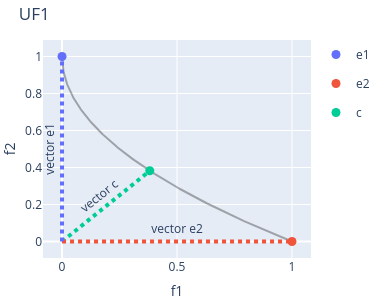
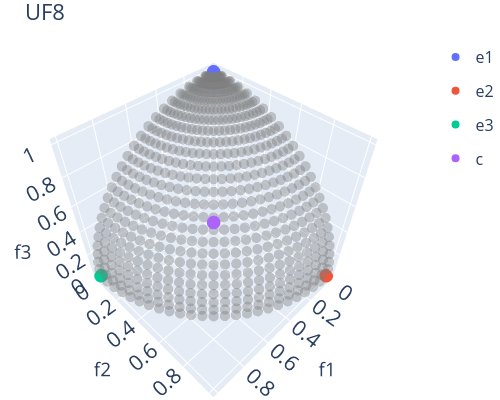

Here is the notebook cell these charts were saved with, in order:
### Code cell
import pandas as pd

import plotly.express as px
import plotly.graph_objects as go

from test_setup import problems


def plot_pf_d2(problem_name, problem, seed_ind_data):
    true_pf = problem._calc_pareto_front().T
    fig1 = px.line(x=true_pf[0], y=true_pf[1])
    fig1.update_traces(
        line=dict(color = 'rgba(50,50,50,0.4)'))

    #seed_ind_data = seed_ind_data[seed_ind_data.problem_name == problem_name]
    d2_seed_types_to_plot = ["e1", "e2", "c"]
    seed_ind_data = seed_ind_data[seed_ind_data.type.isin(d2_seed_types_to_plot)]
    fig2 = px.scatter(seed_ind_data, x="obj_1", y="obj_2", color="type")
    fig2.update_traces(marker_size = 9)

    fig3 = go.Figure(data=fig1.data + fig2.data)
    fig3.update_layout(
        autosize=False,
        margin=dict(
            l=0,  # left margin
            r=0,  # right margin
            b=0,  # bottom margin
            t=40,  # top margin
            pad=0  # padding
        ),
        height=300,
        width=375, #to make d2 and d3 the same size
        title=problem_name,
        xaxis_title="f1",
        yaxis_title="f2",
        font_size=12,
    )

    pareto_set_F = problem._calc_pareto_front(n_pareto_points=3)
    upper_bounds = pareto_set_F.max(axis=0) 
    lower_bounds = pareto_set_F.min(axis=0)

    #center
    fig3.add_shape(
            type="line",
            x0=lower_bounds[0],
            y0=lower_bounds[1],
            x1=upper_bounds[0]*0.39, #0.39 to make the vector cut off at the right point
            y1=upper_bounds[1]*0.39,
            line=dict(
                color=px.colors.qualitative.Plotly[2],
                width=4,
                dash="dot",
            ),
            label=dict(text="vector c")
    )
    print(px.colors.qualitative.Plotly)
    #edge 2
    fig3.add_shape(
            type="line",
            x0=lower_bounds[0],
            y0=lower_bounds[1],
            x1=upper_bounds[0],
            y1=lower_bounds[1],
            line=dict(
                color=px.colors.qualitative.Plotly[1],
                width=4,
                dash="dot",
            ),
            label=dict(text="vector e2")
    )

    #edge 1
    fig3.add_shape(
            type="line",
            x0=lower_bounds[0],
            y0=lower_bounds[1],
            x1=lower_bounds[0],
            y1=upper_bounds[1],
            line=dict(
                color=px.colors.qualitative.Plotly[0],
                width=4,
                dash="dot",
            ),
            label=dict(text="vector e1")
    )

    fig3.write_image("../figures/paper/seed_ind_generation_"+problem_name+".pdf")
    fig3.write_image("../figures/presentation/seed_ind_generation_"+problem_name+".svg")
    fig3.show()


def plot_pf_d3(problem_name, problem, seed_ind_data):
    true_pf = problem._calc_pareto_front(n_pareto_points=625).T
    fig1 = px.scatter_3d(x=true_pf[0], y=true_pf[1], z=true_pf[2])
    fig1.update_traces(marker=dict(
        color = 'rgba(50,50,50,0.4)'),
        marker_size = 6)

    #seed_ind_data = seed_ind_data[seed_ind_data.problem_name == problem_name]
    d3_seed_types_to_plot = ["e1", "e2", "e3", "c"]
    seed_ind_data = seed_ind_data[seed_ind_data.type.isin(d3_seed_types_to_plot)]
    fig2 = px.scatter_3d(seed_ind_data, x="obj_1", y="obj_2", z="obj_3", color="type")


    name = 'eye = (x:2, y:2, z:2)'
    camera = dict(
        eye=dict(x=1.1, y=1.1, z=1.6)
    )

    fig3 = go.Figure(data=fig2.data + fig1.data)
    fig3.update_layout(
        scene_camera=camera,
        autosize=False,
        margin=dict(
            l=0,  # left margin
            r=0,  # right margin
            b=00,  # bottom margin
            t=40,  # top margin
            pad=0  # padding
        ),
        height=400,
        width=500,
        title=problem_name,
        font_size=16,
        scene=dict(
            xaxis_title="f1",
            yaxis_title="f2",
            zaxis_title="f3",
        ),
    )
    fig3.write_image("../figures/paper/seed_ind_generation_"+problem_name+".pdf")
    fig3.write_image("../figures/presentation/seed_ind_generation_"+problem_name+".svg")
    fig3.show()


for problem_name in problems.keys():
    problem = problems[problem_name]
    fitness_data = pd.read_csv("../data/seed_individuals/seed_individuals_"+problem_name+".csv")
    if problem_name == "UF1": #problem.n_obj == 2: #only plot Maco and DTLZ1
        plot_pf_d2(problem_name, problem, fitness_data)
    if problem_name == "UF8": #problem.n_obj == 3:
        plot_pf_d3(problem_name, problem, fitness_data)

### Figure 1 — Plotly figure (JSON) as saved in the notebook; plotly's stock layout.template omitted (floating-point values rounded to 4 significant figures; data arrays with more than 128 entries replaced by an {"elided": "..."} marker saying what was removed)
{"data": [{"hovertemplate": "x=%{x}<br>y=%{y}<extra></extra>", "legendgroup": "", "line": {"color": "rgba(50,50,50,0.4)", "dash": "solid"}, "marker": {"symbol": "circle"}, "mode": "lines", "name": "", "orientation": "v", "showlegend": false, "type": "scatter", "x": {"elided": "500 float values"}, "xaxis": "x", "y": {"elided": "500 float values"}, "yaxis": "y"}, {"hovertemplate": "type=e1<br>obj_1=%{x}<br>obj_2=%{y}<extra></extra>", "legendgroup": "e1", "marker": {"color": "#636efa", "size": 9, "symbol": "circle"}, "mode": "markers", "name": "e1", "orientation": "v", "showlegend": true, "type": "scatter", "x": [0], "xaxis": "x", "y": [1], "yaxis": "y"}, {"hovertemplate": "type=e2<br>obj_1=%{x}<br>obj_2=%{y}<extra></extra>", "legendgroup": "e2", "marker": {"color": "#EF553B", "size": 9, "symbol": "circle"}, "mode": "markers", "name": "e2", "orientation": "v", "showlegend": true, "type": "scatter", "x": [1], "xaxis": "x", "y": [0], "yaxis": "y"}, {"hovertemplate": "type=c<br>obj_1=%{x}<br>obj_2=%{y}<extra></extra>", "legendgroup": "c", "marker": {"color": "#00cc96", "size": 9, "symbol": "circle"}, "mode": "markers", "name": "c", "orientation": "v", "showlegend": true, "type": "scatter", "x": [0.3815], "xaxis": "x", "y": [0.3824], "yaxis": "y"}], "layout": {"autosize": false, "font": {"size": 12}, "height": 300, "margin": {"b": 0, "l": 0, "pad": 0, "r": 0, "t": 40}, "shapes": [{"label": {"text": "vector c"}, "line": {"color": "#00CC96", "dash": "dot", "width": 4}, "type": "line", "x0": 0, "x1": 0.39, "y0": 0, "y1": 0.39}, {"label": {"text": "vector e2"}, "line": {"color": "#EF553B", "dash": "dot", "width": 4}, "type": "line", "x0": 0, "x1": 1, "y0": 0, "y1": 0}, {"label": {"text": "vector e1"}, "line": {"color": "#636EFA", "dash": "dot", "width": 4}, "type": "line", "x0": 0, "x1": 0, "y0": 0, "y1": 1}], "title": {"text": "UF1"}, "width": 375, "xaxis": {"title": {"text": "f1"}}, "yaxis": {"title": {"text": "f2"}}}}

### Figure 2 — Plotly figure (JSON) as saved in the notebook; plotly's stock layout.template omitted (floating-point values rounded to 4 significant figures; data arrays with more than 128 entries replaced by an {"elided": "..."} marker saying what was removed)
{"data": [{"hovertemplate": "type=e1<br>obj_1=%{x}<br>obj_2=%{y}<br>obj_3=%{z}<extra></extra>", "legendgroup": "e1", "marker": {"color": "#636efa", "symbol": "circle"}, "mode": "markers", "name": "e1", "scene": "scene", "showlegend": true, "type": "scatter3d", "x": [5.303e-17], "y": [3.062e-17], "z": [1]}, {"hovertemplate": "type=e2<br>obj_1=%{x}<br>obj_2=%{y}<br>obj_3=%{z}<extra></extra>", "legendgroup": "e2", "marker": {"color": "#EF553B", "symbol": "circle"}, "mode": "markers", "name": "e2", "scene": "scene", "showlegend": true, "type": "scatter3d", "x": [6.123e-17], "y": [1], "z": [0]}, {"hovertemplate": "type=e3<br>obj_1=%{x}<br>obj_2=%{y}<br>obj_3=%{z}<extra></extra>", "legendgroup": "e3", "marker": {"color": "#00cc96", "symbol": "circle"}, "mode": "markers", "name": "e3", "scene": "scene", "showlegend": true, "type": "scatter3d", "x": [1], "y": [0], "z": [0]}, {"hovertemplate": "type=c<br>obj_1=%{x}<br>obj_2=%{y}<br>obj_3=%{z}<extra></extra>", "legendgroup": "c", "marker": {"color": "#ab63fa", "symbol": "circle"}, "mode": "markers", "name": "c", "scene": "scene", "showlegend": true, "type": "scatter3d", "x": [0.5721], "y": [0.5721], "z": [0.5878]}, {"hovertemplate": "x=%{x}<br>y=%{y}<br>z=%{z}<extra></extra>", "legendgroup": "", "marker": {"color": "rgba(50,50,50,0.4)", "size": 6, "symbol": "circle"}, "mode": "markers", "name": "", "scene": "scene", "showlegend": false, "type": "scatter3d", "x": {"elided": "625 float values"}, "y": {"elided": "625 float values"}, "z": {"elided": "625 float values"}}], "layout": {"autosize": false, "font": {"size": 16}, "height": 400, "margin": {"b": 0, "l": 0, "pad": 0, "r": 0, "t": 40}, "scene": {"camera": {"eye": {"x": 1.1, "y": 1.1, "z": 1.6}}, "xaxis": {"title": {"text": "f1"}}, "yaxis": {"title": {"text": "f2"}}, "zaxis": {"title": {"text": "f3"}}}, "title": {"text": "UF8"}, "width": 500}}
